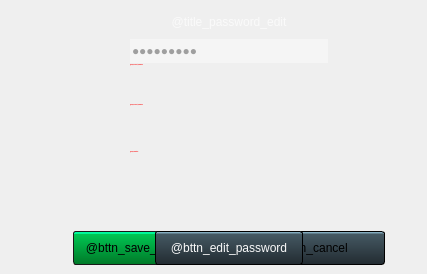
       <widget class="QWidget" name="page_edit_password">
        <widget class="QPushButton" name="bttn_edit_password">
         <property name="geometry">
          <rect>
           <x>155</x>
           <y>231</y>
           <width>148</width>
           <height>34</height>
          </rect>
         </property>
         <property name="sizePolicy">
          <sizepolicy hsizetype="Fixed" vsizetype="Fixed">
           <horstretch>0</horstretch>
           <verstretch>0</verstretch>
          </sizepolicy>
         </property>
         <property name="minimumSize">
          <size>
           <width>148</width>
           <height>34</height>
          </size>
         </property>
         <property name="maximumSize">
          <size>
           <width>148</width>
           <height>34</height>
          </size>
         </property>
         <property name="cursor">
          <cursorShape>PointingHandCursor</cursorShape>
         </property>
         <property name="styleSheet">
          <string notr="true">QPushButton{
	background-color: qlineargradient(spread:pad, x1:0, y1:1, x2:0, y2:0, stop:0 rgba(34, 43, 49, 255), stop:0.93 rgba(69, 89, 99, 255), stop:0.95 rgba(131, 171, 190, 255), stop:1 rgba(131, 171, 190, 255));
border: 1px solid black;
border-radius: 3px;
font: 14px &quot;Open Sans&quot;;
color: #fafafa;
}

QPushButton:hover {
background-color: qlineargradient(spread:pad, x1:0, y1:1, x2:0, y2:0, stop:0 rgba(55, 155, 133, 215), stop:0.33 rgba(24, 69, 62, 225), stop:0.94 rgba(69, 89, 99, 255), stop:0.95 rgba(121, 131, 150, 255), stop:1 rgba(131, 171, 190, 255));
}

QPushButton:pressed{
	background-color: qlineargradient(spread:pad, x1:0, y1:1, x2:0, y2:0, stop:0 rgba(21, 13, 14, 255), stop:0.93 rgba(3, 4, 2, 255), stop:0.95 rgba(33, 36, 41, 255), stop:1 rgba(41, 41, 44, 255));
}</string>
         </property>
         <property name="text">
          <string>@bttn_edit_password</string>
         </property>
        </widget>
        <widget class="QPushButton" name="bttn_cancel_password">
         <property name="geometry">
          <rect>
           <x>237</x>
           <y>231</y>
           <width>148</width>
           <height>34</height>
          </rect>
         </property>
         <property name="sizePolicy">
          <sizepolicy hsizetype="Fixed" vsizetype="Fixed">
           <horstretch>0</horstretch>
           <verstretch>0</verstretch>
          </sizepolicy>
         </property>
         <property name="minimumSize">
          <size>
           <width>148</width>
           <height>34</height>
          </size>
         </property>
         <property name="maximumSize">
          <size>
           <width>148</width>
           <height>34</height>
          </size>
         </property>
         <property name="cursor">
          <cursorShape>PointingHandCursor</cursorShape>
         </property>
         <property name="styleSheet">
          <string notr="true">QPushButton{
	background-color: qlineargradient(spread:pad, x1:0, y1:1, x2:0, y2:0, stop:0 rgba(34, 43, 49, 255), stop:0.93 rgba(69, 89, 99, 255), stop:0.95 rgba(131, 171, 190, 255), stop:1 rgba(131, 171, 190, 255));
border: 1px solid black;
border-radius: 3px;
}

QPushButton:hover {
background-color: qlineargradient(spread:pad, x1:0, y1:1, x2:0, y2:0, stop:0 rgba(205, 55, 33, 215), stop:0.33 rgba(69, 24, 22, 225), stop:0.94 rgba(69, 89, 99, 255), stop:0.95 rgba(121, 131, 150, 255), stop:1 rgba(131, 171, 190, 255));
}

QPushButton:pressed{
	background-color: qlineargradient(spread:pad, x1:0, y1:1, x2:0, y2:0, stop:0 rgba(21, 13, 14, 255), stop:0.93 rgba(3, 4, 2, 255), stop:0.95 rgba(33, 36, 41, 255), stop:1 rgba(41, 41, 44, 255));
}</string>
         </property>
         <property name="text">
          <string>@bttn_cancel</string>
         </property>
        </widget>
        <widget class="QPushButton" name="bttn_save_password">
         <property name="geometry">
          <rect>
           <x>73</x>
           <y>231</y>
           <width>148</width>
           <height>34</height>
          </rect>
         </property>
         <property name="sizePolicy">
          <sizepolicy hsizetype="Fixed" vsizetype="Fixed">
           <horstretch>0</horstretch>
           <verstretch>0</verstretch>
          </sizepolicy>
         </property>
         <property name="minimumSize">
          <size>
           <width>148</width>
           <height>34</height>
          </size>
         </property>
         <property name="maximumSize">
          <size>
           <width>148</width>
           <height>34</height>
          </size>
         </property>
         <property name="cursor">
          <cursorShape>PointingHandCursor</cursorShape>
         </property>
         <property name="styleSheet">
          <string notr="true">QPushButton{
border: 1px solid #191919;
border-radius: 3px;
background-color: qlineargradient(spread:pad, x1:0, y1:1, x2:0, y2:0, stop:0 rgba(0, 121, 40, 255), stop:0.93 rgba(0, 199, 83, 255), stop:0.94 rgba(0, 250, 158, 255), stop:1 rgba(0, 250, 158, 255));
}

QPushButton:hover {
    background-color: qlineargradient(spread:pad, x1:0, y1:1, x2:0, y2:0, stop:0 rgba(0, 121, 40, 255), stop:0.95 rgba(0, 250, 158, 255), stop:1 rgba(0, 250, 158, 255));
}

QPushButton:pressed
{
	background-color: qlineargradient(spread:pad, x1:0, y1:1, x2:0, y2:0, stop:0 rgba(0, 41, 20, 255), stop:0.95 rgba(0, 90, 55, 255), stop:1 rgba(0, 90, 50, 255));
}

QPushButton:disabled {
    border: 1px solid rgba(25, 25, 25, 166);
    color: rgba(250, 250, 250, 166);
background-color: qlineargradient(spread:pad, x1:0, y1:1, x2:0, y2:0, stop:0 rgba(0, 121, 40, 166), stop:0.94 rgba(0, 199, 83, 166), stop:0.95 rgba(0, 250, 158, 166), stop:1 rgba(0, 250, 158, 166));
}

</string>
         </property>
         <property name="text">
          <string>@bttn_save_password</string>
         </property>
        </widget>
        <widget class="QWidget" name="pass_edit_form" native="true">
         <property name="enabled">
          <bool>false</bool>
         </property>
         <property name="geometry">
          <rect>
           <x>40</x>
           <y>5</y>
           <width>378</width>
           <height>197</height>
          </rect>
         </property>
         <property name="styleSheet">
          <string notr="true">.QWidget {
    background-color: transparent;
}
QLineEdit:disabled {
    background-color: transparent;
    color: transparent;
    border: none;
}</string>
         </property>
         <layout class="QVBoxLayout" name="verticalLayout" stretch="0,0,0,0,0,0,0,0,1">
          <property name="spacing">
           <number>0</number>
          </property>
          <property name="leftMargin">
           <number>90</number>
          </property>
          <property name="topMargin">
           <number>10</number>
          </property>
          <property name="rightMargin">
           <number>90</number>
          </property>
          <item>
           <widget class="QLabel" name="title_password_edit">
            <property name="styleSheet">
             <string notr="true">QLabel {
    color: #fafafa;
    font: 14px &quot;Open Sans&quot;;
    padding-bottom: 10px;
}</string>
            </property>
            <property name="text">
             <string>@title_password_edit</string>
            </property>
            <property name="alignment">
             <set>Qt::AlignCenter</set>
            </property>
           </widget>
          </item>
          <item>
           <widget class="PasswordLineEdit" name="input_password_current">
            <property name="sizePolicy">
             <sizepolicy hsizetype="Preferred" vsizetype="Fixed">
              <horstretch>0</horstretch>
              <verstretch>0</verstretch>
             </sizepolicy>
            </property>
            <property name="minimumSize">
             <size>
              <width>198</width>
              <height>24</height>
             </size>
            </property>
            <property name="maximumSize">
             <size>
              <width>198</width>
              <height>24</height>
             </size>
            </property>
            <property name="styleSheet">
             <string notr="true">QLineEdit:disabled {
    background-color: rgba(255, 255, 255, 100);
    color: rgba(25, 25, 25, 100);
border: none;
}</string>
            </property>
            <property name="text">
             <string notr="true">*********</string>
            </property>
            <property name="frame">
             <bool>true</bool>
            </property>
            <property name="echoMode">
             <enum>QLineEdit::Password</enum>
            </property>
            <property name="placeholderText">
             <string>@password_current</string>
            </property>
           </widget>
          </item>
          <item>
           <widget class="InfoMessage" name="imsg_incorrect_password">
            <property name="minimumSize">
             <size>
              <width>0</width>
              <height>16</height>
             </size>
            </property>
            <property name="maximumSize">
             <size>
              <width>16777215</width>
              <height>16</height>
             </size>
            </property>
            <property name="font">
             <font>
              <family>Open Sans</family>
              <pointsize>-1</pointsize>
              <weight>75</weight>
              <italic>false</italic>
              <bold>true</bold>
             </font>
            </property>
            <property name="styleSheet">
             <string notr="true">QLabel {color: #ff0000; font: 600 12px &quot;Open Sans&quot;; min-height: 16px; max-height: 16px; }</string>
            </property>
            <property name="text">
             <string>@msg_incorrect_password</string>
            </property>
            <property name="alignment">
             <set>Qt::AlignLeading|Qt::AlignLeft|Qt::AlignTop</set>
            </property>
            <property name="wordWrap">
             <bool>true</bool>
            </property>
            <property name="messages" stdset="0">
             <stringlist>
              <string>@msg_incorrect_password</string>
              <string></string>
             </stringlist>
            </property>
            <property name="styles" stdset="0">
             <stringlist notr="true">
              <string>QLabel {color: #ff0000; font: 600 12px &quot;Open Sans&quot;; min-height: 16px; max-height: 16px; }</string>
              <string>QLabel {min-height: 10px; max-height: 10px; }</string>
             </stringlist>
            </property>
            <property name="currentMsgIndex" stdset="0">
             <number>0</number>
            </property>
            <property name="defaultMsgIndex" stdset="0">
             <number>1</number>
            </property>
           </widget>
          </item>
          <item>
           <widget class="PasswordLineEdit" name="input_password_new">
            <property name="minimumSize">
             <size>
              <width>198</width>
              <height>24</height>
             </size>
            </property>
            <property name="maximumSize">
             <size>
              <width>198</width>
              <height>24</height>
             </size>
            </property>
            <property name="toolTip">
             <string>@Tooltip_Myaccount_New_password_97</string>
            </property>
            <property name="styleSheet">
             <string notr="true"/>
            </property>
            <property name="frame">
             <bool>true</bool>
            </property>
            <property name="placeholderText">
             <string>@password_new</string>
            </property>
           </widget>
          </item>
          <item>
           <widget class="InfoMessage" name="imsg_incorrect_password_2">
            <property name="minimumSize">
             <size>
              <width>0</width>
              <height>16</height>
             </size>
            </property>
            <property name="maximumSize">
             <size>
              <width>16777215</width>
              <height>16</height>
             </size>
            </property>
            <property name="font">
             <font>
              <family>Open Sans</family>
              <pointsize>-1</pointsize>
              <weight>75</weight>
              <italic>false</italic>
              <bold>true</bold>
             </font>
            </property>
            <property name="styleSheet">
             <string notr="true">QLabel {color: #ff0000; font: 600 12px &quot;Open Sans&quot;; min-height: 16px; max-height: 16px; }</string>
            </property>
            <property name="text">
             <string>@msg_incorrect_password</string>
            </property>
            <property name="alignment">
             <set>Qt::AlignLeading|Qt::AlignLeft|Qt::AlignTop</set>
            </property>
            <property name="wordWrap">
             <bool>true</bool>
            </property>
            <property name="messages" stdset="0">
             <stringlist>
              <string>@msg_incorrect_password</string>
              <string>@empty</string>
             </stringlist>
            </property>
            <property name="styles" stdset="0">
             <stringlist notr="true">
              <string>QLabel {color: #ff0000; font: 600 12px &quot;Open Sans&quot;; min-height: 16px; max-height: 16px; }</string>
              <string>QLabel {min-height: 10px; max-height: 10px; }</string>
             </stringlist>
            </property>
            <property name="currentMsgIndex" stdset="0">
             <number>0</number>
            </property>
            <property name="defaultMsgIndex" stdset="0">
             <number>1</number>
            </property>
           </widget>
          </item>
          <item>
           <widget class="ConfirmationLineEdit" name="input_confirmation">
            <property name="minimumSize">
             <size>
              <width>198</width>
              <height>24</height>
             </size>
            </property>
            <property name="maximumSize">
             <size>
              <width>198</width>
              <height>24</height>
             </size>
            </property>
            <property name="styleSheet">
             <string notr="true"/>
            </property>
            <property name="placeholderText">
             <string>@password2</string>
            </property>
           </widget>
          </item>
          <item>
           <widget class="InfoMessage" name="imsg_mismatch">
            <property name="minimumSize">
             <size>
              <width>0</width>
              <height>16</height>
             </size>
            </property>
            <property name="maximumSize">
             <size>
              <width>16777215</width>
              <height>16</height>
             </size>
            </property>
            <property name="font">
             <font>
              <family>Open Sans</family>
              <pointsize>-1</pointsize>
              <weight>75</weight>
              <italic>false</italic>
              <bold>true</bold>
             </font>
            </property>
            <property name="styleSheet">
             <string notr="true">QLabel {color: #ff0000; font: 600 12px &quot;Open Sans&quot;; min-height: 16px; max-height: 16px; }</string>
            </property>
            <property name="text">
             <string>@msg_mismatch</string>
            </property>
            <property name="alignment">
             <set>Qt::AlignLeading|Qt::AlignLeft|Qt::AlignVCenter</set>
            </property>
            <property name="wordWrap">
             <bool>true</bool>
            </property>
            <property name="messages" stdset="0">
             <stringlist>
              <string>@msg_mismatch</string>
              <string></string>
             </stringlist>
            </property>
            <property name="styles" stdset="0">
             <stringlist notr="true">
              <string>QLabel {color: #ff0000; font: 600 12px &quot;Open Sans&quot;; min-height: 16px; max-height: 16px; }</string>
              <string>QLabel {min-height: 10px; max-height: 10px; }</string>
             </stringlist>
            </property>
            <property name="currentMsgIndex" stdset="0">
             <number>0</number>
            </property>
            <property name="defaultMsgIndex" stdset="0">
             <number>1</number>
            </property>
           </widget>
          </item>
          <item>
           <widget class="QCheckBox" name="check_showPassword">
            <property name="minimumSize">
             <size>
              <width>0</width>
              <height>17</height>
             </size>
            </property>
            <property name="maximumSize">
             <size>
              <width>16777215</width>
              <height>17</height>
             </size>
            </property>
            <property name="cursor">
             <cursorShape>PointingHandCursor</cursorShape>
            </property>
            <property name="styleSheet">
             <string notr="true">QCheckBox {
	font: 550 12px &quot;Open Sans&quot;;
    color: rgba(250, 250, 250, 220);
    spacing: 2px;
    border: none;
}
QCheckBox::indicator {
    subcontrol-position: left;
    border: 1px solid black;
    border-radius: 1px;
    width: 10px;
    height: 10px;
    
    background-color: rgba(250, 250, 250, 220);
}

QCheckBox::indicator:!checked:hover {
background-color: rgba(250, 250, 250, 120);
}

QCheckBox::indicator:!checked:pressed, QCheckBox::indicator:checked:pressed {
    margin-top: 1px;
    background-color: rgba(0, 166, 81, 100);
	background-image: url(:/textures/Common/icons/check1.png);
}

QCheckBox::indicator:checked {
    background-color: rgba(0, 166, 81, 230);
	background-image: url(:/textures/Common/icons/check.png);
}

QCheckBox::indicator:checked:hover {
background-color: rgba(0, 166, 81, 255);
}
QCheckBox:disabled, QCheckBox::indicator:disabled {
    background-color: transparent;
    color: transparent;
    border: none;
}</string>
            </property>
            <property name="text">
             <string>@msg_showPassword</string>
            </property>
           </widget>
          </item>
          <item>
           <spacer name="verticalSpacer">
            <property name="orientation">
             <enum>Qt::Vertical</enum>
            </property>
            <property name="sizeHint" stdset="0">
             <size>
              <width>188</width>
              <height>38</height>
             </size>
            </property>
           </spacer>
          </item>
         </layout>
        </widget>
        <zorder>pass_edit_form</zorder>
        <zorder>bttn_cancel_password</zorder>
        <zorder>bttn_save_password</zorder>
        <zorder>bttn_edit_password</zorder>
       </widget>
